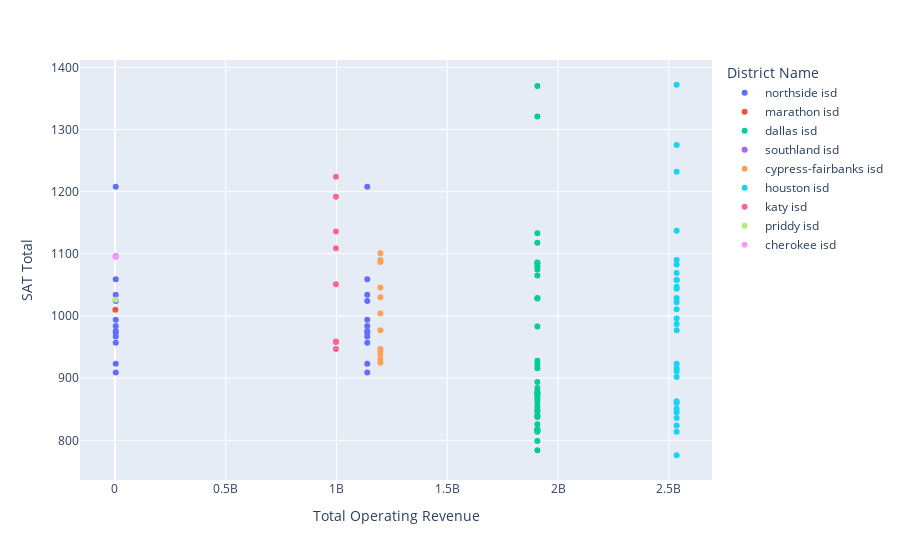

Notebook code cell kept with this figure:
### Code cell
topbottom_sat_budget = px.scatter(student_number_topbottom_5, x="Total Operating Revenue", y="SAT Total", hover_name="District Name", color="District Name")
topbottom_sat_budget.show()

### Figure 1 — Plotly figure (JSON) as saved in the notebook; plotly's stock layout.template omitted (floating-point values rounded to 4 significant figures)
{"data": [{"hovertemplate": "<b>%{hovertext}</b><br><br>District Name=northside isd<br>Total Operating Revenue=%{x}<br>SAT Total=%{y}<extra></extra>", "hovertext": ["northside isd", "northside isd", "northside isd", "northside isd", "northside isd", "northside isd", "northside isd", "northside isd", "northside isd", "northside isd", "northside isd", "northside isd", "northside isd", "northside isd", "northside isd", "northside isd", "northside isd", "northside isd", "northside isd", "northside isd", "northside isd", "northside isd", "northside isd", "northside isd"], "legendgroup": "northside isd", "marker": {"color": "#636efa", "symbol": "circle"}, "mode": "markers", "name": "northside isd", "orientation": "v", "showlegend": true, "type": "scatter", "x": [1138808904, 1138808904, 1138808904, 1138808904, 1138808904, 1138808904, 1138808904, 1138808904, 1138808904, 1138808904, 1138808904, 1138808904, 3545785, 3545785, 3545785, 3545785, 3545785, 3545785, 3545785, 3545785, 3545785, 3545785, 3545785, 3545785], "xaxis": "x", "y": [923, 957, 1024, 1208, 984, 1034, 976, 909, 1059, 967, 994, 973, 923, 957, 1024, 1208, 984, 1034, 976, 909, 1059, 967, 994, 973], "yaxis": "y"}, {"hovertemplate": "<b>%{hovertext}</b><br><br>District Name=marathon isd<br>Total Operating Revenue=%{x}<br>SAT Total=%{y}<extra></extra>", "hovertext": ["marathon isd"], "legendgroup": "marathon isd", "marker": {"color": "#EF553B", "symbol": "circle"}, "mode": "markers", "name": "marathon isd", "orientation": "v", "showlegend": true, "type": "scatter", "x": [1728456], "xaxis": "x", "y": [1010], "yaxis": "y"}, {"hovertemplate": "<b>%{hovertext}</b><br><br>District Name=dallas isd<br>Total Operating Revenue=%{x}<br>SAT Total=%{y}<extra></extra>", "hovertext": ["dallas isd", "dallas isd", "dallas isd", "dallas isd", "dallas isd", "dallas isd", "dallas isd", "dallas isd", "dallas isd", "dallas isd", "dallas isd", "dallas isd", "dallas isd", "dallas isd", "dallas isd", "dallas isd", "dallas isd", "dallas isd", "dallas isd", "dallas isd", "dallas isd", "dallas isd", "dallas isd", "dallas isd", "dallas isd", "dallas isd", "dallas isd", "dallas isd", "dallas isd", "dallas isd", "dallas isd", "dallas isd", "dallas isd", "dallas isd", "dallas isd", "dallas isd", "dallas isd"], "legendgroup": "dallas isd", "marker": {"color": "#00cc96", "symbol": "circle"}, "mode": "markers", "name": "dallas isd", "orientation": "v", "showlegend": true, "type": "scatter", "x": [1906648921, 1906648921, 1906648921, 1906648921, 1906648921, 1906648921, 1906648921, 1906648921, 1906648921, 1906648921, 1906648921, 1906648921, 1906648921, 1906648921, 1906648921, 1906648921, 1906648921, 1906648921, 1906648921, 1906648921, 1906648921, 1906648921, 1906648921, 1906648921, 1906648921, 1906648921, 1906648921, 1906648921, 1906648921, 1906648921, 1906648921, 1906648921, 1906648921, 1906648921, 1906648921, 1906648921, 1906648921], "xaxis": "x", "y": [894, 838, 866, 861, 916, 847, 841, 816, 876, 854, 848, 826, 818, 814, 875, 884, 983, 815, 838, 871, 1321, 875, 784, 1085, 1080, 1133, 1086, 1029, 1118, 1370, 928, 1065, 1075, 799, 1028, 878, 922], "yaxis": "y"}, {"hovertemplate": "<b>%{hovertext}</b><br><br>District Name=southland isd<br>Total Operating Revenue=%{x}<br>SAT Total=%{y}<extra></extra>", "hovertext": ["southland isd"], "legendgroup": "southland isd", "marker": {"color": "#ab63fa", "symbol": "circle"}, "mode": "markers", "name": "southland isd", "orientation": "v", "showlegend": true, "type": "scatter", "x": [3197189], "xaxis": "x", "y": [1096], "yaxis": "y"}, {"hovertemplate": "<b>%{hovertext}</b><br><br>District Name=cypress-fairbanks isd<br>Total Operating Revenue=%{x}<br>SAT Total=%{y}<extra></extra>", "hovertext": ["cypress-fairbanks isd", "cypress-fairbanks isd", "cypress-fairbanks isd", "cypress-fairbanks isd", "cypress-fairbanks isd", "cypress-fairbanks isd", "cypress-fairbanks isd", "cypress-fairbanks isd", "cypress-fairbanks isd", "cypress-fairbanks isd", "cypress-fairbanks isd", "cypress-fairbanks isd"], "legendgroup": "cypress-fairbanks isd", "marker": {"color": "#FFA15A", "symbol": "circle"}, "mode": "markers", "name": "cypress-fairbanks isd", "orientation": "v", "showlegend": true, "type": "scatter", "x": [1198219394, 1198219394, 1198219394, 1198219394, 1198219394, 1198219394, 1198219394, 1198219394, 1198219394, 1198219394, 1198219394, 1198219394], "xaxis": "x", "y": [1046, 1004, 977, 1030, 947, 930, 925, 1090, 1087, 938, 943, 1101], "yaxis": "y"}, {"hovertemplate": "<b>%{hovertext}</b><br><br>District Name=houston isd<br>Total Operating Revenue=%{x}<br>SAT Total=%{y}<extra></extra>", "hovertext": ["houston isd", "houston isd", "houston isd", "houston isd", "houston isd", "houston isd", "houston isd", "houston isd", "houston isd", "houston isd", "houston isd", "houston isd", "houston isd", "houston isd", "houston isd", "houston isd", "houston isd", "houston isd", "houston isd", "houston isd", "houston isd", "houston isd", "houston isd", "houston isd", "houston isd", "houston isd", "houston isd", "houston isd", "houston isd"], "legendgroup": "houston isd", "marker": {"color": "#19d3f3", "symbol": "circle"}, "mode": "markers", "name": "houston isd", "orientation": "v", "showlegend": true, "type": "scatter", "x": [2535319349, 2535319349, 2535319349, 2535319349, 2535319349, 2535319349, 2535319349, 2535319349, 2535319349, 2535319349, 2535319349, 2535319349, 2535319349, 2535319349, 2535319349, 2535319349, 2535319349, 2535319349, 2535319349, 2535319349, 2535319349, 2535319349, 2535319349, 2535319349, 2535319349, 2535319349, 2535319349, 2535319349, 2535319349], "xaxis": "x", "y": [860, 1137, 824, 911, 1029, 851, 987, 845, 902, 863, 776, 1232, 1275, 923, 1058, 1011, 1083, 1022, 836, 916, 1372, 1090, 1069, 1058, 996, 1044, 1047, 814, 977], "yaxis": "y"}, {"hovertemplate": "<b>%{hovertext}</b><br><br>District Name=katy isd<br>Total Operating Revenue=%{x}<br>SAT Total=%{y}<extra></extra>", "hovertext": ["katy isd", "katy isd", "katy isd", "katy isd", "katy isd", "katy isd", "katy isd", "katy isd"], "legendgroup": "katy isd", "marker": {"color": "#FF6692", "symbol": "circle"}, "mode": "markers", "name": "katy isd", "orientation": "v", "showlegend": true, "type": "scatter", "x": [997319786, 997319786, 997319786, 997319786, 997319786, 997319786, 997319786, 997319786], "xaxis": "x", "y": [1051, 1109, 947, 1136, 959, 1224, 1192, 958], "yaxis": "y"}, {"hovertemplate": "<b>%{hovertext}</b><br><br>District Name=priddy isd<br>Total Operating Revenue=%{x}<br>SAT Total=%{y}<extra></extra>", "hovertext": ["priddy isd"], "legendgroup": "priddy isd", "marker": {"color": "#B6E880", "symbol": "circle"}, "mode": "markers", "name": "priddy isd", "orientation": "v", "showlegend": true, "type": "scatter", "x": [2489662], "xaxis": "x", "y": [1026], "yaxis": "y"}, {"hovertemplate": "<b>%{hovertext}</b><br><br>District Name=cherokee isd<br>Total Operating Revenue=%{x}<br>SAT Total=%{y}<extra></extra>", "hovertext": ["cherokee isd"], "legendgroup": "cherokee isd", "marker": {"color": "#FF97FF", "symbol": "circle"}, "mode": "markers", "name": "cherokee isd", "orientation": "v", "showlegend": true, "type": "scatter", "x": [2886105], "xaxis": "x", "y": [1095], "yaxis": "y"}], "layout": {"legend": {"title": {"text": "District Name"}, "tracegroupgap": 0}, "margin": {"t": 60}, "xaxis": {"anchor": "y", "domain": [0, 1], "title": {"text": "Total Operating Revenue"}}, "yaxis": {"anchor": "x", "domain": [0, 1], "title": {"text": "SAT Total"}}}}
